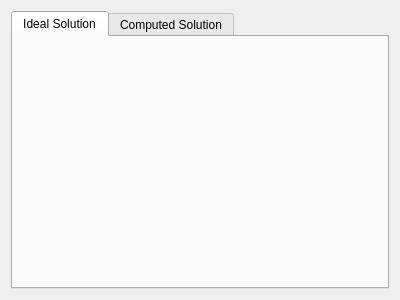
<ui version="4.0" >
 <class>KViewIdealGroups</class>
 <widget class="QWidget" name="KViewIdealGroups" >
  <property name="geometry" >
   <rect>
    <x>0</x>
    <y>0</y>
    <width>400</width>
    <height>300</height>
   </rect>
  </property>
  <property name="windowTitle" >
   <string>Form</string>
  </property>
  <layout class="QVBoxLayout" name="verticalLayout" >
   <item>
    <widget class="QTabWidget" name="tabWidget" >
     <property name="currentIndex" >
      <number>0</number>
     </property>
     <widget class="QWidget" name="tab" >
      <attribute name="title" >
       <string>Ideal Solution</string>
      </attribute>
      <layout class="QVBoxLayout" name="verticalLayout_2" >
       <item>
        <widget class="QGObjectsList" native="1" name="Ideal" />
       </item>
      </layout>
     </widget>
     <widget class="QWidget" name="tab_2" >
      <attribute name="title" >
       <string>Computed Solution</string>
      </attribute>
      <layout class="QVBoxLayout" name="verticalLayout_3" >
       <item>
        <widget class="QGObjectsList" native="1" name="Computed" />
       </item>
      </layout>
     </widget>
    </widget>
   </item>
  </layout>
 </widget>
 <customwidgets>
  <customwidget>
   <class>QGObjectsList</class>
   <extends>QWidget</extends>
   <header>qgobjectslist.h</header>
   <container>1</container>
  </customwidget>
 </customwidgets>
 <resources/>
 <connections/>
</ui>
